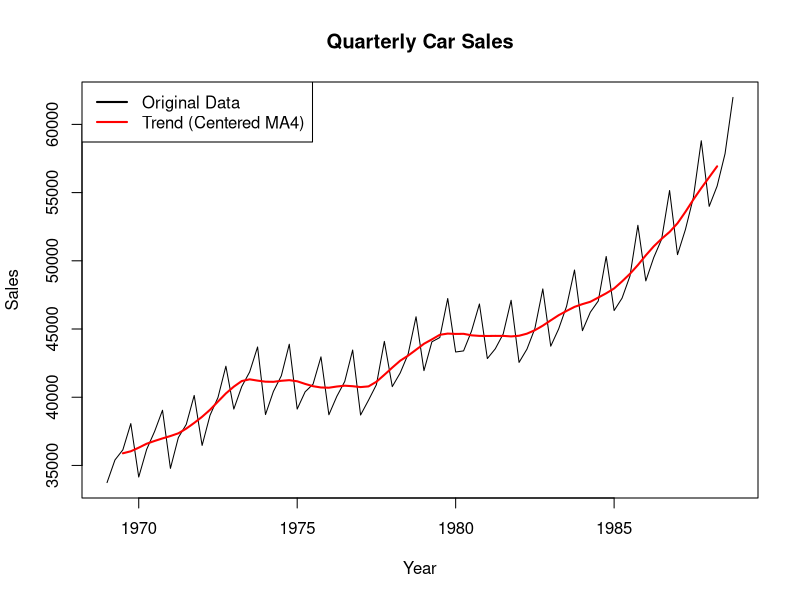

Write the R code that produced this figure.
xx <- c(33742, 35401, 36147, 38067, 34149, 36176, 37485,
        39047, 34783, 37042, 38008, 40132, 36466, 38680, 39976, 42273,
        39131, 40780, 41852, 43684, 38729, 40427, 41576, 43886, 39131,
        40394, 40956, 42959, 38714, 40062, 41152, 43460, 38695, 39780,
        40923, 44093, 40777, 41778, 43160, 45897, 41947, 44061, 44378,
        47237, 43315, 43396, 44843, 46835, 42833, 43548, 44637, 47107,
        42552, 43526, 45039, 47940, 43740, 45007, 46667, 49325, 44878,
        46234, 47055, 50318, 46354, 47260, 48883, 52605, 48527, 50237,
        51592, 55152, 50451, 52294, 54633, 58802, 53990, 55477, 57850,
        61978)

car_sales_ts <- ts(xx, start = c(1969, 1), frequency = 4)

ma4_trend <- stats::filter(car_sales_ts, c(0.5, 1, 1, 1, 0.5)/4, sides = 2)

ratio_to_ma <- car_sales_ts / ma4_trend

seasonal_indices <- tapply(ratio_to_ma, cycle(car_sales_ts), mean, na.rm = TRUE)

deseasonalized <- car_sales_ts / rep(seasonal_indices, length.out = length(car_sales_ts))

df_results <- data.frame(
  Year = floor(time(car_sales_ts)),
  Quarter = cycle(car_sales_ts),
  Original = as.numeric(car_sales_ts),
  Trend_MA4 = as.numeric(ma4_trend),
  Deseasonalized = as.numeric(deseasonalized)
)
print(head(df_results, 12))

plot(car_sales_ts, main = "Quarterly Car Sales", ylab = "Sales", xlab = "Year")
lines(ma4_trend, col = "red", lwd = 2)
legend("topleft", legend = c("Original Data", "Trend (Centered MA4)"), 
       col = c("black", "red"), lty = 1, lwd = 2)
